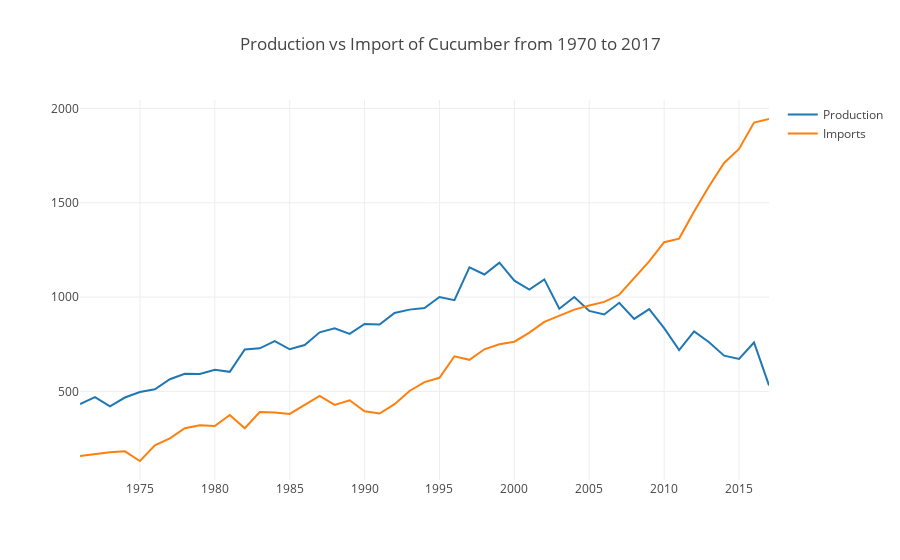

The notebook cell this image was saved under:
### Markdown cell above
<a id='4.8'></a>
#### 4.8 Plot the Production vs Import of Cucumber from 1970 to 2017

### Code cell
plotly.offline.init_notebook_mode(connected=True)

year_cu = fresh_df.iloc[302:349]['Year'] # Cucumber
imprt_cu = fresh_df.iloc[302:349]['Imports'] # Cucumber
prod_cu = fresh_df.iloc[302:349]['Production'] # Cucumber

plotly.offline.iplot({
    "data": [Scatter(x=year_cu, y=prod_cu, name='Production'), Scatter(x=year_cu, y=imprt_cu, name='Imports')],
    "layout": Layout(title="Production vs Import of Cucumber from 1970 to 2017", showlegend=True)
    })
